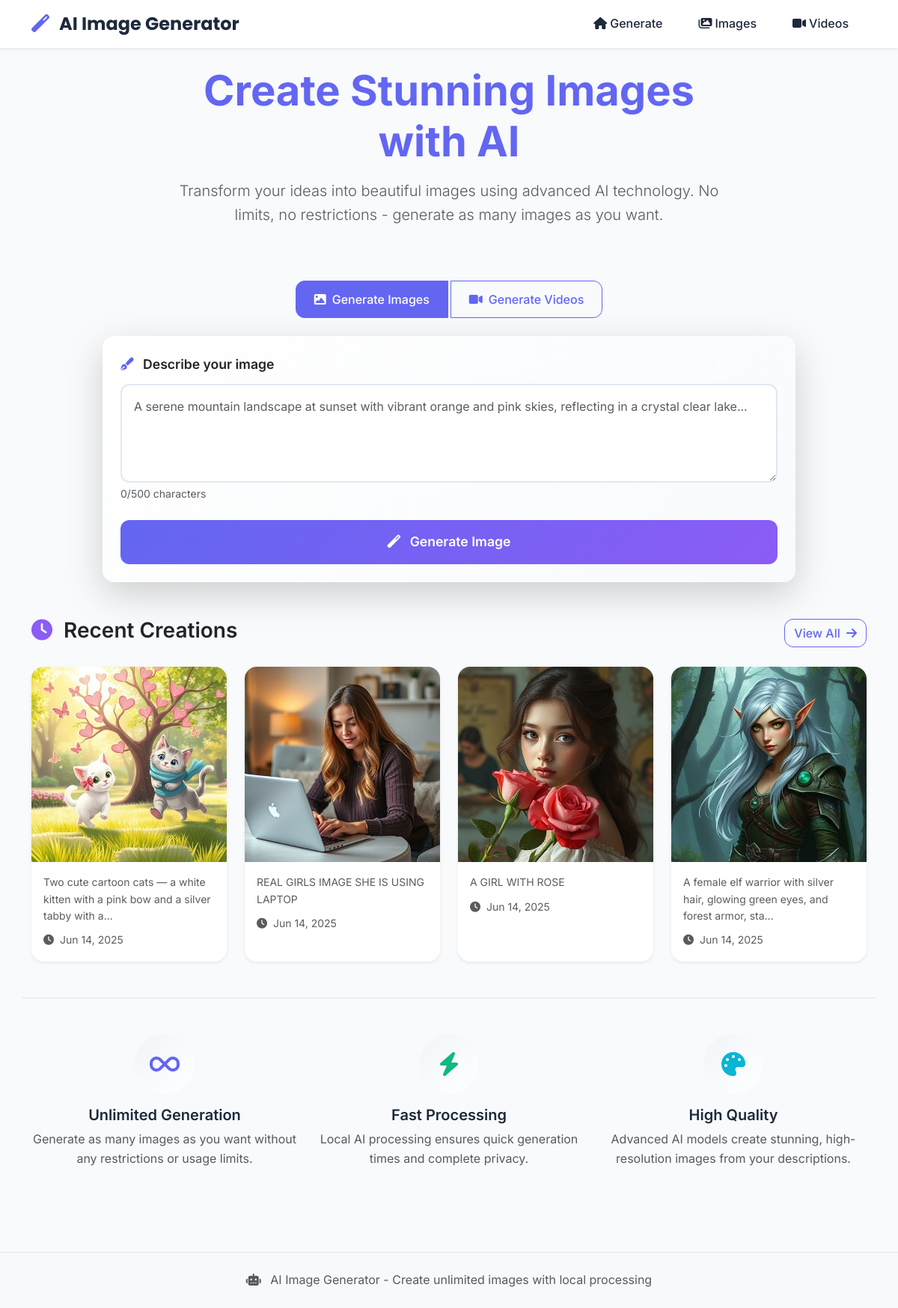
Before: / with the older database file.
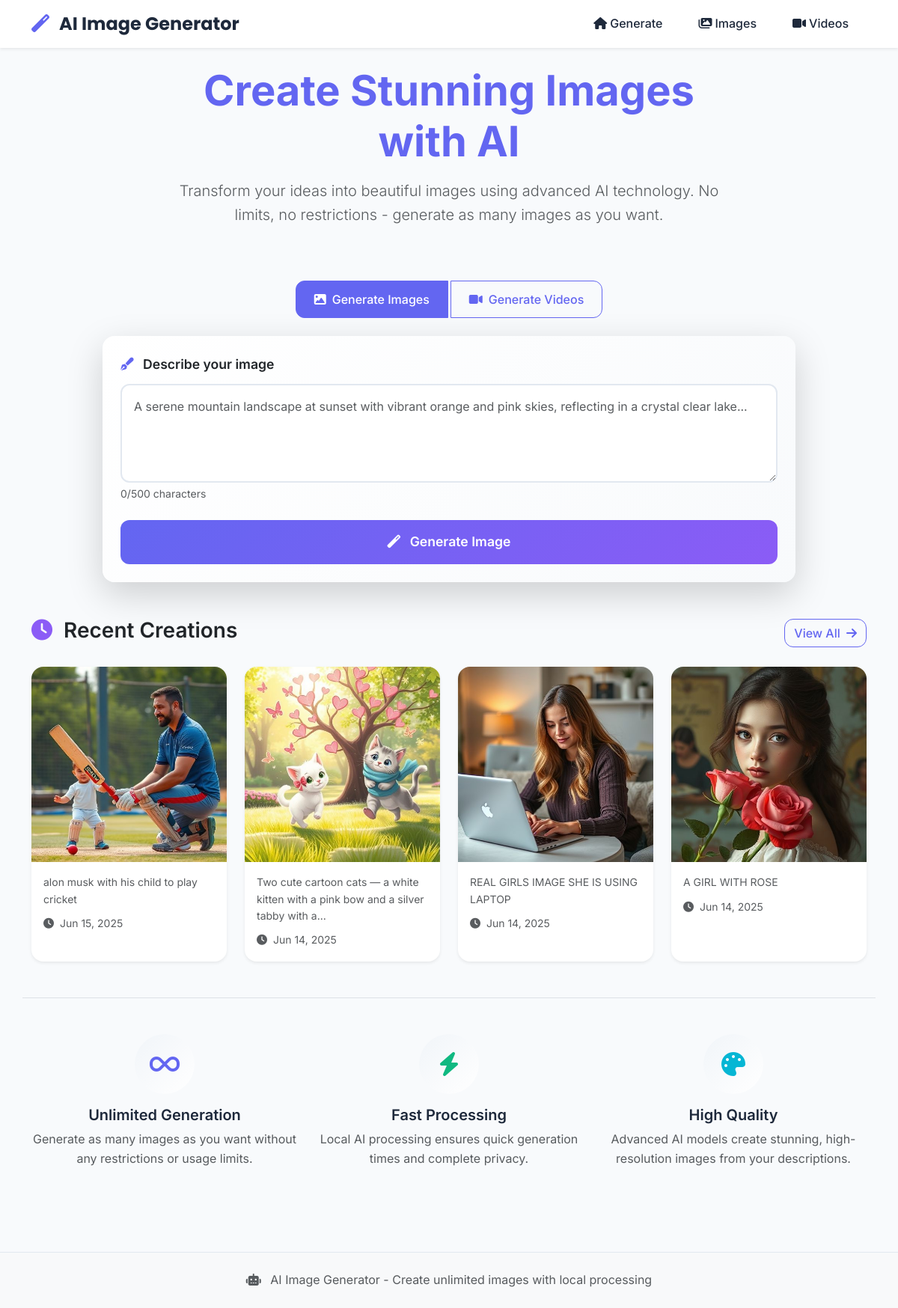
After: the same page with the newer database file.
### models.py (models this page shows, shortened)
class GeneratedImage(db.Model):
    __tablename__ = 'generated_images'
    id = db.Column(db.Integer, primary_key=True)
    prompt = db.Column(db.Text, nullable=False)
    image_filename = db.Column(db.String(255), nullable=False)
    created_at = db.Column(db.DateTime, default=datetime.utcnow)
    is_favorite = db.Column(db.Boolean, default=False)
    generation_time = db.Column(db.Integer, default=0)  # in seconds

### routes.py (the view)
@app.route('/')
def index():
    recent_images = GeneratedImage.query.order_by(GeneratedImage.created_at.desc()).limit(4).all()
    recent_videos = GeneratedVideo.query.order_by(GeneratedVideo.created_at.desc()).limit(4).all()
    return render_template('index.html', recent_images=recent_images, recent_videos=recent_videos)

### templates/index.html (shortened to what the changed rows need)
{% extends "base.html" %}
{% block content %}
<div class="container">
    <div class="row justify-content-center mb-5">
        <div class="col-lg-8 text-center">
            <h1 class="display-4 fw-bold text-primary mb-3">
                Create Stunning Images with AI
            </h1>
        </div>
    </div>
    {% if recent_images %}
    <div class="row mt-5">
        <div class="col-12">
            <div class="row g-4">
                {% for image in recent_images %}
                <div class="col-md-6 col-lg-3">
                    <div class="card image-card h-100 border-0 shadow-sm">
                        <div class="image-container">
                        </div>
                        <div class="card-body">
                            <p class="card-text text-muted small mb-2">
                                {{ image.prompt[:80] }}{% if image.prompt|length > 80 %}...{% endif %}
                            </p>
                            <small class="text-muted">
                                <i class="fas fa-clock me-1"></i>
                                {{ image.created_at.strftime('%b %d, %Y') }}
                            </small>
                        </div>
                    </div>
                </div>
                {% endfor %}
            </div>
        </div>
    </div>
    {% endif %}
</div>
{% endblock %}

Changed rows visible on the page:
no longer on this page (row unchanged): GeneratedImage: prompt "A female elf warrior with silver hair, glowing green eyes, and forest armor, sta", created_at "Jun 14, 2025"
added GeneratedImage: prompt "alon musk with his child to play cricket", created_at "Jun 15, 2025"
